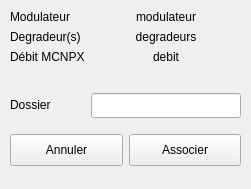
<?xml version="1.0" encoding="UTF-8"?>
<ui version="4.0">
 <class>AssociateDialog</class>
 <widget class="QWidget" name="AssociateDialog">
  <property name="geometry">
   <rect>
    <x>0</x>
    <y>0</y>
    <width>251</width>
    <height>189</height>
   </rect>
  </property>
  <property name="windowTitle">
   <string>Form</string>
  </property>
  <property name="styleSheet">
   <string notr="true"/>
  </property>
  <widget class="QWidget" name="formLayoutWidget">
   <property name="geometry">
    <rect>
     <x>10</x>
     <y>10</y>
     <width>231</width>
     <height>108</height>
    </rect>
   </property>
   <layout class="QFormLayout" name="formLayout">
    <item row="0" column="0">
     <widget class="QLabel" name="modulateur">
      <property name="text">
       <string>Modulateur</string>
      </property>
     </widget>
    </item>
    <item row="1" column="0">
     <widget class="QLabel" name="degradeur">
      <property name="text">
       <string>Degradeur(s)</string>
      </property>
     </widget>
    </item>
    <item row="4" column="0">
     <widget class="QLabel" name="dossierLabel">
      <property name="text">
       <string>Dossier</string>
      </property>
     </widget>
    </item>
    <item row="4" column="1">
     <widget class="QLineEdit" name="dossierLineEdit">
      <property name="minimumSize">
       <size>
        <width>0</width>
        <height>25</height>
       </size>
      </property>
      <property name="alignment">
       <set>Qt::AlignCenter</set>
      </property>
      <property name="readOnly">
       <bool>false</bool>
      </property>
     </widget>
    </item>
    <item row="2" column="0">
     <widget class="QLabel" name="debit">
      <property name="text">
       <string>Débit MCNPX</string>
      </property>
     </widget>
    </item>
    <item row="3" column="0">
     <spacer name="verticalSpacer">
      <property name="orientation">
       <enum>Qt::Vertical</enum>
      </property>
      <property name="sizeHint" stdset="0">
       <size>
        <width>20</width>
        <height>40</height>
       </size>
      </property>
     </spacer>
    </item>
    <item row="0" column="1">
     <widget class="QLabel" name="modulateurLabel">
      <property name="text">
       <string>modulateur</string>
      </property>
      <property name="alignment">
       <set>Qt::AlignCenter</set>
      </property>
     </widget>
    </item>
    <item row="1" column="1">
     <widget class="QLabel" name="degradeurLabel">
      <property name="text">
       <string>degradeurs</string>
      </property>
      <property name="alignment">
       <set>Qt::AlignCenter</set>
      </property>
     </widget>
    </item>
    <item row="2" column="1">
     <widget class="QLabel" name="debitLabel">
      <property name="text">
       <string>debit</string>
      </property>
      <property name="alignment">
       <set>Qt::AlignCenter</set>
      </property>
     </widget>
    </item>
   </layout>
  </widget>
  <widget class="QWidget" name="horizontalLayoutWidget">
   <property name="geometry">
    <rect>
     <x>10</x>
     <y>130</y>
     <width>231</width>
     <height>41</height>
    </rect>
   </property>
   <layout class="QHBoxLayout" name="horizontalLayout">
    <item>
     <widget class="QPushButton" name="cancelPushButton">
      <property name="minimumSize">
       <size>
        <width>0</width>
        <height>32</height>
       </size>
      </property>
      <property name="text">
       <string>Annuler</string>
      </property>
     </widget>
    </item>
    <item>
     <widget class="QPushButton" name="associatePushButton">
      <property name="minimumSize">
       <size>
        <width>0</width>
        <height>32</height>
       </size>
      </property>
      <property name="text">
       <string>Associer</string>
      </property>
     </widget>
    </item>
   </layout>
  </widget>
 </widget>
 <resources/>
 <connections/>
</ui>
